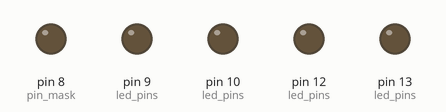
This sketch was run on a simulated Arduino Uno, built with avr-gcc and run on an emulated ATmega328P. Shown: output pins drawn as LEDs (lit = HIGH).

Above: at 0.18 s.
At 0.96 s:
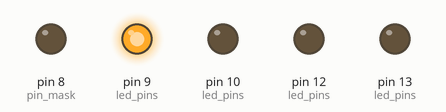
At 2.16 s:
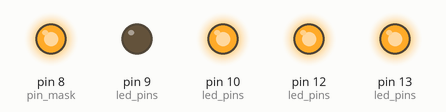
At 4.5 s:
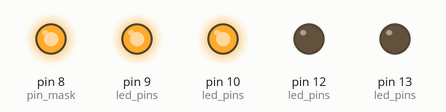
At 6.56 s:
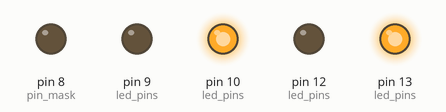
At 8.96 s:
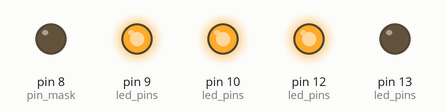
Timing chart, 0 to 9.3 s (numbered marks = the images above):
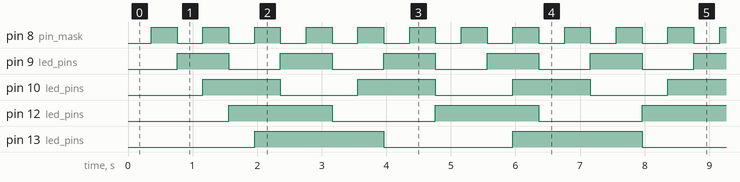

The sketch:

LedCascade_TimersRegisters_.ino
```cpp
#include <avr/io.h>
#include <avr/interrupt.h>

// Массивы, определяющие пины и периоды для каждого из светодиодов.
const uint8_t led_pins[] = {PB0, PB1, PB2, PB4, PB5}; // Пины D8, D9, D10, D12, D13

// Период теперь задается в "тиках" по 40 мс.
// Например, период 10 означает, что светодиод переключается каждые 10 * 40 мс = 400 мс.
const int led_periods[] = {10, 20, 30, 40, 50};
const int NUM_LEDS = 5;

// Глобальный счётчик прерываний. Ключевое слово 'volatile' гарантирует,
// что компилятор будет обращаться к переменной напрямую из памяти,
// что критически важно для переменных, изменяемых в ISR.
volatile unsigned long timer_ticks = 0;

void setup() {
  // Формирование битовой маски для настройки всех пинов одновременно
  uint8_t pin_mask = 0;
  for (int i = 0; i < NUM_LEDS; i++) {
    pin_mask |= (1 << led_pins[i]);
  }

  // Настройка пинов порта B как выходов
  DDRB |= pin_mask;
  // Установка начального состояния светодиодов (выключено)
  PORTB &= ~pin_mask;

  // Глобальное отключение прерываний на время настройки таймера
  cli();

  // Инициализация управляющих регистров Таймера1
  TCCR1A = 0;
  TCCR1B = 0;

  // Установка режима CTC (сброс по совпадению)
  TCCR1B |= (1 << WGM12);
  // Установка предделителя на 64
  TCCR1B |= (1 << CS11) | (1 << CS10);

  // Запись рассчитанного значения в регистр сравнения для интервала в 40 мс
  OCR1A = 9999;

  // Разрешение прерывания по совпадению с регистром OCR1A
  TIMSK1 |= (1 << OCIE1A);

  // Глобальное разрешение прерываний
  sei();
}

// Обработчик прерывания ISR (Interrupt Service Routine) для Таймера1
// Этот код выполняется автоматически каждые 40 мс
ISR(TIMER1_COMPA_vect) {
  // Инкремент счётчика тиков
  timer_ticks++;

  // Цикл проверки и переключения состояния каждого светодиода
  for (int i = 0; i < NUM_LEDS; i++) {
    if (timer_ticks % led_periods[i] == 0) {
      // Инвертирование состояния пина с помощью операции XOR
      PORTB ^= (1 << led_pins[i]);
    }
  }
}

// Основной цикл программы
void loop() {
  // Основной цикл свободен, так как вся логика выполняется асинхронно
  // в обработчике прерывания.
}
```

Measured:
- by itself, pin 8 (pin_mask): alternates HIGH for 0.40 s and LOW for 0.40 s
- by itself, pin 9 (led_pins): alternates HIGH for 0.80 s and LOW for 0.80 s
- by itself, pin 10 (led_pins): alternates HIGH for 1.2 s and LOW for 1.2 s
- by itself, pin 12 (led_pins): alternates HIGH for 1.6 s and LOW for 1.6 s
- by itself, pin 13 (led_pins): alternates HIGH for 2.0 s and LOW for 2.0 s
